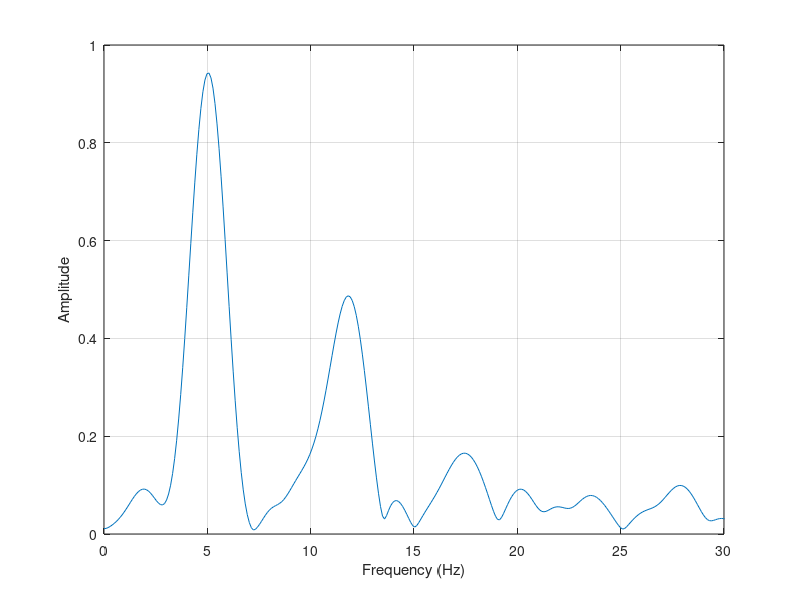

Recreate this plot in MATLAB.
fs = 100; N = 100; t = (0:N-1)'/fs;
x = sin(2*pi*5*t) + 0.5*sin(2*pi*12*t) + 0.3*randn(N,1);
w = 0.5*(1 - cos(2*pi*(0:N-1)'/(N-1)));
Nfft = 1024;
X = 2*abs(fft(x.*w, Nfft))/sum(w);
f = (0:Nfft-1)'*fs/Nfft;
plot(f(1:Nfft/2), X(1:Nfft/2)); xlim([0 30]); grid on
xlabel('Frequency (Hz)'); ylabel('Amplitude');
